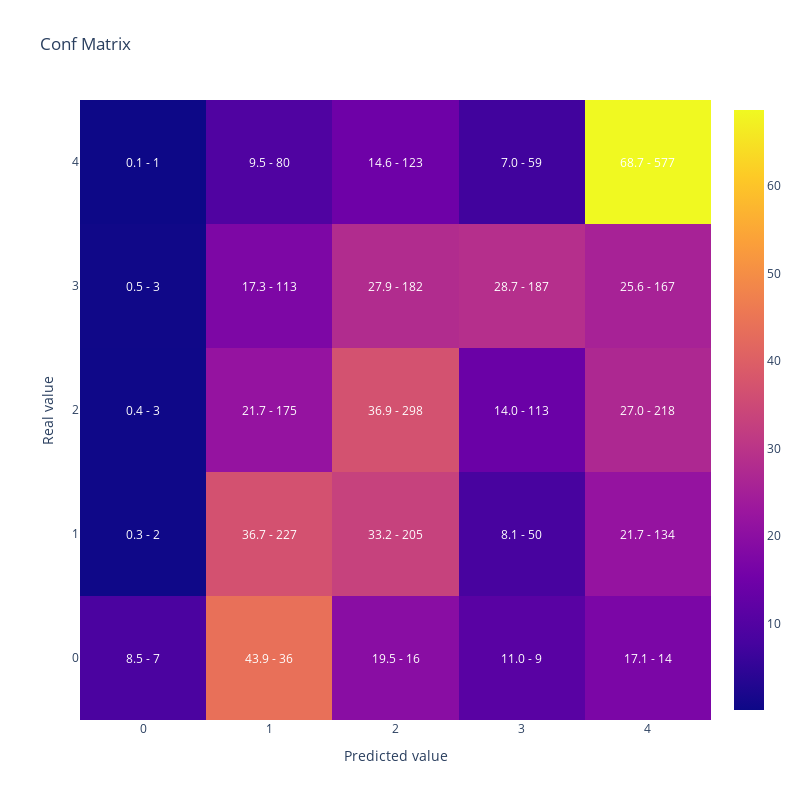

Notebook code for this chart:
### Code cell
#Vamos a replicar el resultado de la optimizacion reentrenando el modelo con el mejor conjunto de hiperparametros
#Generamos parametros incluyendo los fijos y la mejor solución que encontro optuna
lgb_params =  {      
                        'objective': 'multiclass',
                        'verbosity':-1,
                        'num_class': len(y_train.unique())} | study.best_params

lgb_train_dataset = lgb.Dataset(data=X_train,
                                label=y_train)


#Entreno
lgb_model = lgb.train(lgb_params,
                    lgb_train_dataset)

#Muestro matriz de confusion y kappa
print(cohen_kappa_score(y_test,lgb_model.predict(X_test).argmax(axis=1),
                             weights = 'quadratic'))

display(plot_confusion_matrix(y_test,lgb_model.predict(X_test).argmax(axis=1)))

### Figure 1 — Plotly figure (JSON) as saved in the notebook; plotly's stock layout.template omitted (floating-point values rounded to 4 significant figures)
{"data": [{"type": "heatmap", "x": [0, 1, 2, 3, 4], "y": [0, 1, 2, 3, 4], "z": [[8.537, 43.9, 19.51, 10.98, 17.07], [0.3236, 36.73, 33.17, 8.091, 21.68], [0.3717, 21.69, 36.93, 14.0, 27.01], [0.4601, 17.33, 27.91, 28.68, 25.61], [0.119, 9.524, 14.64, 7.024, 68.69]]}], "layout": {"annotations": [{"font": {"color": "white"}, "showarrow": false, "text": "8.5 - 7", "x": 0, "xref": "x", "y": 0, "yref": "y"}, {"font": {"color": "white"}, "showarrow": false, "text": "43.9 - 36", "x": 1, "xref": "x", "y": 0, "yref": "y"}, {"font": {"color": "white"}, "showarrow": false, "text": "19.5 - 16", "x": 2, "xref": "x", "y": 0, "yref": "y"}, {"font": {"color": "white"}, "showarrow": false, "text": "11.0 - 9", "x": 3, "xref": "x", "y": 0, "yref": "y"}, {"font": {"color": "white"}, "showarrow": false, "text": "17.1 - 14", "x": 4, "xref": "x", "y": 0, "yref": "y"}, {"font": {"color": "white"}, "showarrow": false, "text": "0.3 - 2", "x": 0, "xref": "x", "y": 1, "yref": "y"}, {"font": {"color": "white"}, "showarrow": false, "text": "36.7 - 227", "x": 1, "xref": "x", "y": 1, "yref": "y"}, {"font": {"color": "white"}, "showarrow": false, "text": "33.2 - 205", "x": 2, "xref": "x", "y": 1, "yref": "y"}, {"font": {"color": "white"}, "showarrow": false, "text": "8.1 - 50", "x": 3, "xref": "x", "y": 1, "yref": "y"}, {"font": {"color": "white"}, "showarrow": false, "text": "21.7 - 134", "x": 4, "xref": "x", "y": 1, "yref": "y"}, {"font": {"color": "white"}, "showarrow": false, "text": "0.4 - 3", "x": 0, "xref": "x", "y": 2, "yref": "y"}, {"font": {"color": "white"}, "showarrow": false, "text": "21.7 - 175", "x": 1, "xref": "x", "y": 2, "yref": "y"}, {"font": {"color": "white"}, "showarrow": false, "text": "36.9 - 298", "x": 2, "xref": "x", "y": 2, "yref": "y"}, {"font": {"color": "white"}, "showarrow": false, "text": "14.0 - 113", "x": 3, "xref": "x", "y": 2, "yref": "y"}, {"font": {"color": "white"}, "showarrow": false, "text": "27.0 - 218", "x": 4, "xref": "x", "y": 2, "yref": "y"}, {"font": {"color": "white"}, "showarrow": false, "text": "0.5 - 3", "x": 0, "xref": "x", "y": 3, "yref": "y"}, {"font": {"color": "white"}, "showarrow": false, "text": "17.3 - 113", "x": 1, "xref": "x", "y": 3, "yref": "y"}, {"font": {"color": "white"}, "showarrow": false, "text": "27.9 - 182", "x": 2, "xref": "x", "y": 3, "yref": "y"}, {"font": {"color": "white"}, "showarrow": false, "text": "28.7 - 187", "x": 3, "xref": "x", "y": 3, "yref": "y"}, {"font": {"color": "white"}, "showarrow": false, "text": "25.6 - 167", "x": 4, "xref": "x", "y": 3, "yref": "y"}, {"font": {"color": "white"}, "showarrow": false, "text": "0.1 - 1", "x": 0, "xref": "x", "y": 4, "yref": "y"}, {"font": {"color": "white"}, "showarrow": false, "text": "9.5 - 80", "x": 1, "xref": "x", "y": 4, "yref": "y"}, {"font": {"color": "white"}, "showarrow": false, "text": "14.6 - 123", "x": 2, "xref": "x", "y": 4, "yref": "y"}, {"font": {"color": "white"}, "showarrow": false, "text": "7.0 - 59", "x": 3, "xref": "x", "y": 4, "yref": "y"}, {"font": {"color": "white"}, "showarrow": false, "text": "68.7 - 577", "x": 4, "xref": "x", "y": 4, "yref": "y"}], "height": 800, "title": {"text": "Conf Matrix"}, "width": 800, "xaxis": {"title": {"text": "Predicted value"}}, "yaxis": {"title": {"text": "Real value"}}}}
